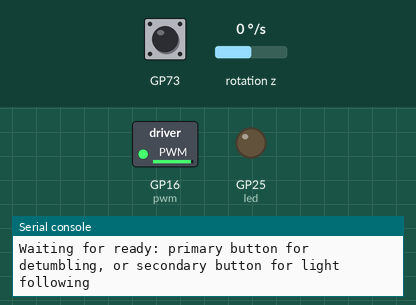
Bench run of a program on a simulated Raspberry Pi Pico running MicroPython. Shown: switched loads named in the program (green lamp = pin HIGH), output pins drawn as LEDs (lit = HIGH), the last lines printed to the serial console. Inputs (shaded band) come from the test bench; at power-on: rotation z 0 °/s.

Above: at 5.0 s.
5.1 s: BOOTSEL button pressed for 0.15 s
At 7.3 s:
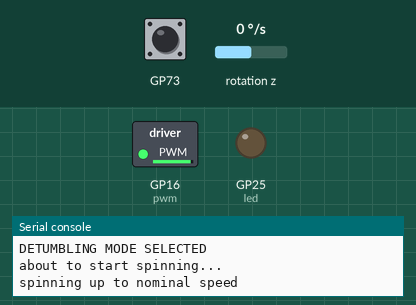
7.6 s: BOOTSEL button pressed for 1 s
At 9.2 s:
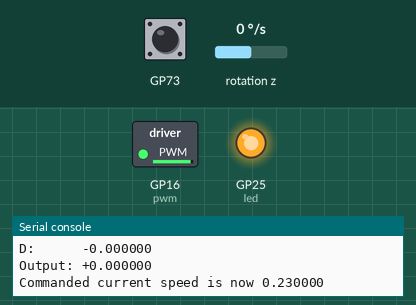
10.1 s: rotation z set to -100 °/s
At 11.0 s:
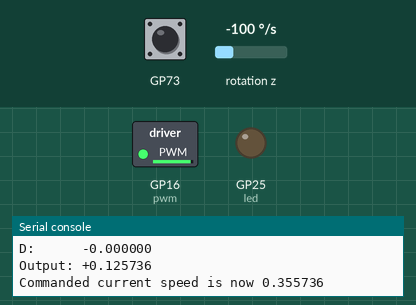
13.1 s: rotation z set to 0 °/s
At 14.0 s:
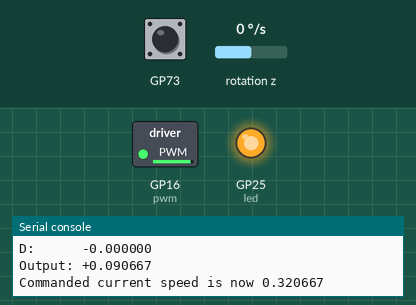
14.6 s: rotation z set to -192 °/s
At 15.6 s:
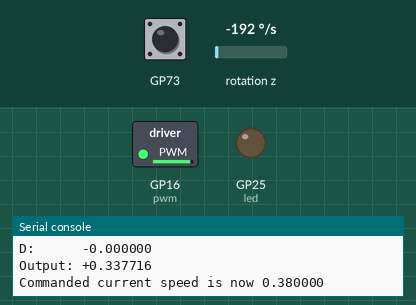
16.1 s: BOOTSEL button held down
At 17.2 s:
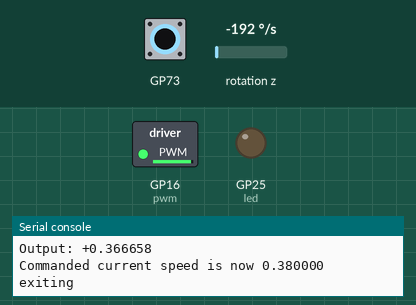
Timing chart, 0 to 18.6 s (numbered marks = the images above; inputs shaded):
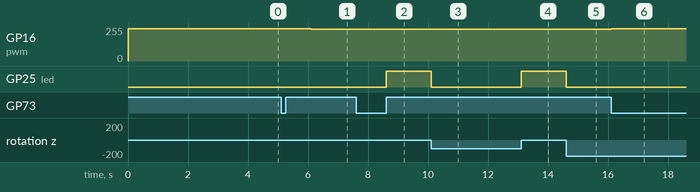

The program:

main.py
```python
from micropython import const
from machine import ADC, I2C, Pin, PWM, UART
import rp2
from time import sleep_ms, sleep_us, ticks_us, ticks_diff
from collections import deque

# initialise LED
led = Pin("LED", Pin.OUT)
led.value(0)


# note: this is not technically the correct type annotation - it should be typing.NoReturn, but installing type stubs is
# nontrivial
def flash_error_message(num_flashes: int) -> None:
    """Indicate an error code and halt execution of other code."""
    while True:
        for _ in range(num_flashes):
            led.value(1)
            sleep_ms(100)
            led.value(0)
            sleep_ms(100)
        sleep_ms(1000 - 2 * num_flashes * 100)


# configure light sensor ADC
light_sensor_1 = ADC(Pin(28))
light_sensor_2 = ADC(Pin(27))
light_sensor_3 = ADC(Pin(26))

# initialise UART controller
uart = UART(0)
uart.init(tx=Pin(12), rx=Pin(13))

# initialise PWM control for the ESC
pwm = PWM(Pin(16, Pin.OUT, pull=None), freq=50)


def set_speed(speed: float) -> None:
    """Set the ESC speed as a value from 0 to 1."""
    speed = min(1, max(0, speed))  # clip to [0, 1]
    MAX_SAFE_THROTTLE = 0.40  # just in case
    speed = min(speed, MAX_SAFE_THROTTLE)
    pwm.duty_u16(65535 - int(3260 * (1 - speed) + 6540 * speed))  # convert to a pulse ranging from 1 to 2 ms


# we need to start the PWM signal so the ESC does not complain, but we don't want the wheel to immediately start
# spinning right when the battery is connected
set_speed(0)

# IMU
IMU = const(0x69)  # I2C bus address for the IMU

# set up I2C for the IMU
i2c = I2C(0, sda=Pin(4), scl=Pin(5))
if IMU not in i2c.scan():  # IMU is needed for all modes of operation, so if it is not detected, halt execution
    flash_error_message(1)


def setup_IMU() -> None:
    """Write values to the IMU registers to configure it appropriately."""
    # Registers that only need to be written to once at startup
    REG_CONFIG = const(0x1A)
    REG_GYRO_CONFIG = const(0x1B)
    REG_ACCEL_CONFIG = const(0x1C)
    REG_ACCEL_CONFIG_2 = const(0x1D)
    REG_LP_MODE_CFG = const(0x1E)
    REG_PWR_MGMT_1 = const(0x6B)

    # disable sleep mode
    i2c.writeto_mem(IMU, REG_PWR_MGMT_1, b"\x01")

    # set values; the comments under each bit indicate the relevant parameter in the IMU datasheet
    i2c.writeto_mem(IMU, REG_CONFIG, bytes([0b0_0_000_110]))
    #                                                 +++----------- DLPF_CFG
    i2c.writeto_mem(IMU, REG_GYRO_CONFIG, bytes([0b000_00_0_00]))
    #                                                  ||   ++------ FCHOICE_B
    #                                                  ++----------- FS_SEL
    i2c.writeto_mem(IMU, REG_ACCEL_CONFIG, bytes([0b000_00_000]))
    #                                                   ++---------- ACCEL_FS_SEL
    i2c.writeto_mem(IMU, REG_ACCEL_CONFIG_2, bytes([0b00_11_1_000]))
    #                                                    || | +++--- A_DLPF_CFG
    #                                                    || +------- ACCEL_FCHOICE_B
    #                                                    ++--------- DEC2_CFG
    i2c.writeto_mem(IMU, REG_LP_MODE_CFG, bytes([0b1_000_0000]))
    #                                              | +++------------ G_AVGCFG
    #                                              +---------------- GYRO_CYCLE


setup_IMU()

# factors to convert sensor readings to physical values
# these are floats so unfortunately no const() optimisations
GYRO_FACTOR = 250 / 32768  # LSB to degrees per second
ACCEL_FACTOR = 2000 / 32768  # LSB to milli-g


def read_16_bit_signed(value: bytes) -> int:
    """Helper function to read a 2-byte signed 16-bit integer."""
    number = 256 * value[0] + value[1]
    if number >= 32768:
        return number - 65536
    return number


# Registers needed for reading the IMU values
REG_ACCEL_XOUT = const(0x3B)
REG_ACCEL_YOUT = const(0x3D)
REG_ACCEL_ZOUT = const(0x3F)
REG_GYRO_XOUT = const(0x43)
REG_GYRO_YOUT = const(0x45)
REG_GYRO_ZOUT = const(0x47)


def read_imu() -> tuple[float, float, float, float, float, float]:
    """Read all accelerometer and gyroscope values from the IMU."""
    # TODO: remove unnecessary reads (eg. accelerometer) to speed things up
    x_accel = i2c.readfrom_mem(IMU, REG_ACCEL_XOUT, 2)
    y_accel = i2c.readfrom_mem(IMU, REG_ACCEL_YOUT, 2)
    z_accel = i2c.readfrom_mem(IMU, REG_ACCEL_ZOUT, 2)

    x_gyro = i2c.readfrom_mem(IMU, REG_GYRO_XOUT, 2)
    y_gyro = i2c.readfrom_mem(IMU, REG_GYRO_YOUT, 2)
    z_gyro = i2c.readfrom_mem(IMU, REG_GYRO_ZOUT, 2)

    return (
        read_16_bit_signed(x_accel) * ACCEL_FACTOR,
        read_16_bit_signed(y_accel) * ACCEL_FACTOR,
        read_16_bit_signed(z_accel) * ACCEL_FACTOR,
        read_16_bit_signed(x_gyro) * GYRO_FACTOR,
        read_16_bit_signed(y_gyro) * GYRO_FACTOR,
        read_16_bit_signed(z_gyro) * GYRO_FACTOR,
    )


def read_imu_gyro_z() -> float:
    """Read only the z-axis rotation from the IMU. If not all values are needed this is faster."""
    z_gyro = i2c.readfrom_mem(IMU, REG_GYRO_ZOUT, 2)
    return read_16_bit_signed(z_gyro) * GYRO_FACTOR


class PID:
    """Simple class to manage the PID controller."""

    def __init__(self, Kp: float, Ki: float, Kd: float, setpoint: float, max_delta: float = 0.10) -> None:
        self.Kp = Kp
        self.Ki = Ki
        self.Kd = Kd
        self.setpoint = setpoint
        self.max_delta = max_delta
        self.use_integral_buffer = False  # by default, use the infinite integral
        self.integral_buffer = deque([0 for _ in range(25)], 25)
        self.accumulated_integral_error = 0.0
        self.last_time: int | None = None
        self.last_error: float | None = None

    def get_control_output(self, rotation_rate: float) -> float:
        """Calculate the desired throttle output as an offset from the nominal throttle for the given rotation rate."""
        # NOTE: this assumes that a positive error is associated with an increased control output
        # input: rotation rate in degrees per second
        # output: difference from nominal throttle level

        error = self.setpoint - rotation_rate
        current_time = ticks_us()
        # we need the time between calls to calculate the integral and derivative terms; special handling is therefore
        # needed for the first call
        if self.last_time is None:
            dt_integral = 0
            dt_derivative = None
        else:
            dt = ticks_diff(current_time, self.last_time) * 1e-6
            dt_integral = max(0, dt)  # ticks_diff should ensure that it is always positive, but just in case
            dt_derivative = max(1e-9, dt)  # prevent division by very small values causing large derivatives

        # proportional term
        proportional_term = self.Kp * error

        # integral term: we need to keep track of the error over time
        if self.last_error is None:
            integral_error = error * dt_integral
        else:  # average over last two error readings for hopefully a more accurate value
            integral_error = (error + self.last_error) / 2 * dt_integral

        # either use a fixed-length integral buffer, or an unbounded integral
        if self.use_integral_buffer:
            self.integral_buffer.append(integral_error)
            integral_term = self.Ki * sum(self.integral_buffer)
        else:
            self.accumulated_integral_error += integral_error
            integral_term = self.Ki * self.accumulated_integral_error

        # there are probably other, better ways to limit integral windup, but this seems to work
        integral_term = min(0.2, max(-0.2, integral_term))

        if dt_derivative is not None and self.last_error is not None:
            d_error = error - self.last_error
            derivative_term = -self.Kd * d_error / dt_derivative
        else:
            derivative_term = 0

        output = proportional_term + integral_term + derivative_term

        # for debugging when connected to a computer
        print(f"P:      {proportional_term:+.6f}")
        print(f"I:      {integral_term:+.6f}")
        print(f"D:      {derivative_term:+.6f}")
        print(f"Output: {output:+.6f}")

        self.last_error = error
        self.last_time = current_time

        return min(max(-self.max_delta, output), self.max_delta)


pid = PID(1e-3, 3e-4, 5e-5, 0.0, max_delta=0.15)
nominal_speed = 0.23

BUFFER_LENGTH = 10  # gyro readings buffer size
initial_reading = read_imu_gyro_z()
z_gyro_buffer = deque([initial_reading for _ in range(BUFFER_LENGTH)], BUFFER_LENGTH)  # fixed-length FIFO queue

print("Waiting for ready: primary button for detumbling, or secondary button for light following")
DETUMBLING_MODE = True

# create a values buffer for the light sensor values that are being read from the other chip. reusing the buffer
# reduces the latency with the cross-chip communication as the values can be read directly to the buffer without having
# to instantiate a new object each time.
light_sensor_buffer = bytearray(6)


def read_light_sensors_from_secondary() -> tuple[int, int, int]:
    """Read and decode light sensor values from the secondary pico."""
    uart.write(b"\xff")
    while not uart.any():
        sleep_us(500)
    sleep_ms(5)  # ensure that the transmission is finished
    uart.readinto(light_sensor_buffer)
    return (
        (light_sensor_buffer[0] << 8) + light_sensor_buffer[1],
        (light_sensor_buffer[2] << 8) + light_sensor_buffer[3],
        (light_sensor_buffer[4] << 8) + light_sensor_buffer[5],
    )


while True:  # determine selected mode based on which button is pressed
    if rp2.bootsel_button():
        uart.write(b"\x00")  # indicate detumbling mode
        while not uart.txdone():
            sleep_us(200)
        print("DETUMBLING MODE SELECTED")
        pid.setpoint = 0
        # set gains that perform best for detumbling
        pid.Kp = 1e-3
        pid.Ki = 3e-4
        break
    elif uart.any() and uart.read() == b"\xff":  # light-following mode
        DETUMBLING_MODE = False
        print("LIGHT-FOLLOWING MODE SELECTED")
        # set gains that work best for light following
        pid.Kp = 3e-3
        pid.Ki = 5e-4
        pid.use_integral_buffer = False
        break
    sleep_ms(5)
uart.read()  # ensure that everything is cleared

print("about to start spinning...")
sleep_ms(1000)  # slight delay after mode selection to allow the platform to be secured

print("spinning up to nominal speed")
set_speed(nominal_speed)

while True:  # wait until button is pressed to begin active control
    if rp2.bootsel_button():
        break
    sleep_ms(10)

print("waiting to begin active control...")
sleep_ms(1000)
print("beginning active control")

current_speed = nominal_speed

LIGHT_SENSOR_BUFFER_LENGTH = 50  # average the light sensor values to reduce noice
light_sensor_1_buffer = deque([0 for _ in range(LIGHT_SENSOR_BUFFER_LENGTH)], LIGHT_SENSOR_BUFFER_LENGTH)
light_sensor_2_buffer = deque([0 for _ in range(LIGHT_SENSOR_BUFFER_LENGTH)], LIGHT_SENSOR_BUFFER_LENGTH)
light_sensor_3_buffer = deque([0 for _ in range(LIGHT_SENSOR_BUFFER_LENGTH)], LIGHT_SENSOR_BUFFER_LENGTH)
light_sensor_4_buffer = deque([0 for _ in range(LIGHT_SENSOR_BUFFER_LENGTH)], LIGHT_SENSOR_BUFFER_LENGTH)
light_sensor_5_buffer = deque([0 for _ in range(LIGHT_SENSOR_BUFFER_LENGTH)], LIGHT_SENSOR_BUFFER_LENGTH)
light_sensor_6_buffer = deque([0 for _ in range(LIGHT_SENSOR_BUFFER_LENGTH)], LIGHT_SENSOR_BUFFER_LENGTH)


# values used for light-following mode
FAST_ROTATION_RATE = 30
SLOW_ROTATION_RATE = 20
FINE_ROTATION_RATE = 20


def get_desired_setpoint(light_sensor_readings: list[int]) -> float:
    """Determing the PID setpoint given the light sensor readings, in order to point the direction between LS1 and 6
    towards the light."""
    highest_light_sensor = 1
    highest_light_sensor_value = light_sensor_readings[0]
    for i, value in enumerate(light_sensor_readings[1:], start=2):
        if value > highest_light_sensor_value:
            highest_light_sensor_value = value
            highest_light_sensor = i
    if highest_light_sensor == 3:
        print(f"Max light sensor is 3, commanding {FAST_ROTATION_RATE} dps")
        return FAST_ROTATION_RATE
    elif highest_light_sensor == 4:
        print(f"Max light sensor is 4, commanding {-FAST_ROTATION_RATE} dps")
        return -FAST_ROTATION_RATE
    elif highest_light_sensor == 2:
        print(f"Max light sensor is 2, commanding {SLOW_ROTATION_RATE} dps")
        return SLOW_ROTATION_RATE
    elif highest_light_sensor == 5:
        print(f"Max light sensor is 5, commanding {-SLOW_ROTATION_RATE} dps")
        return -SLOW_ROTATION_RATE
    else:
        fraction = light_sensor_readings[5] / (light_sensor_readings[0] + light_sensor_readings[5])
        print(
            f"Fraction = {fraction}, commanded rotation rate is {FINE_ROTATION_RATE - fraction * 2 * FINE_ROTATION_RATE} dps"
        )
        return FINE_ROTATION_RATE - fraction * 2 * FINE_ROTATION_RATE


last_pid_call = ticks_us()
start = last_pid_call
last_recording = last_pid_call
pid.setpoint = 0
while True:  # main control loop
    if rp2.bootsel_button():
        print("exiting")
        set_speed(0)
        while True:
            sleep_ms(1000)

    current_rotation_rate = read_imu_gyro_z()
    if abs(pid.setpoint - current_rotation_rate) <= 0.5:  # indicate if the setpoint has been reached or not
        led.value(1)
    else:
        led.value(0)
    z_gyro_buffer.append(current_rotation_rate)

    current_time = ticks_us()

    time_since_last_pid_call_ms = ticks_diff(current_time, last_pid_call)
    if DETUMBLING_MODE:
        if time_since_last_pid_call_ms >= 100_000:  # run PID controller at 10 Hz
            last_pid_call = current_time
            averaged_input = sum(z_gyro_buffer) / BUFFER_LENGTH  # average the gyro measurements to reduce noise
            print(f"\nCalling PID with rotation rate of {averaged_input:+.4f} dps")
            diff = pid.get_control_output(averaged_input)  # call PID
            current_speed = nominal_speed + diff
            print(f"Commanded current speed is now {current_speed:.6f}")
            set_speed(current_speed)
    else:
        light_sensor_4_value, light_sensor_5_value, light_sensor_6_value = read_light_sensors_from_secondary()
        light_sensor_1_buffer.append(light_sensor_1.read_u16())
        light_sensor_2_buffer.append(light_sensor_2.read_u16())
        light_sensor_3_buffer.append(light_sensor_3.read_u16())
        light_sensor_4_buffer.append(light_sensor_4_value)
        light_sensor_5_buffer.append(light_sensor_5_value)
        light_sensor_6_buffer.append(light_sensor_6_value)
        if time_since_last_pid_call_ms >= 100_000:  # run PID controller at 10 Hz
            last_pid_call = current_time
            averaged_input = sum(z_gyro_buffer) / BUFFER_LENGTH
            pid.setpoint = get_desired_setpoint(
                [
                    sum(light_sensor_1_buffer) / LIGHT_SENSOR_BUFFER_LENGTH,
                    sum(light_sensor_2_buffer) / LIGHT_SENSOR_BUFFER_LENGTH,
                    sum(light_sensor_3_buffer) / LIGHT_SENSOR_BUFFER_LENGTH,
                    sum(light_sensor_4_buffer) / LIGHT_SENSOR_BUFFER_LENGTH,
                    sum(light_sensor_5_buffer) / LIGHT_SENSOR_BUFFER_LENGTH,
                    sum(light_sensor_6_buffer) / LIGHT_SENSOR_BUFFER_LENGTH,
                ]
            )
            diff = pid.get_control_output(averaged_input)
            current_speed = nominal_speed + diff
            set_speed(current_speed)
```

Measured:
- after the input at 5.1 s, GP16 (pwm): 242/255 → 239/255 after 1.0 s
- after the input at 7.6 s, GP25 (led): LOW → HIGH after 1.0 s
- after the input at 10.1 s, GP16 (pwm): 239/255 → 238/255 after 0.12 s, → 237/255 1.5 s later; GP25 (led): HIGH → LOW at once
- after the input at 13.1 s, GP16 (pwm): 237/255 → 238/255 at once; GP25 (led): LOW → HIGH at once
- after the input at 14.6 s, GP16 (pwm): 238/255 → 237/255 after 0.05 s; GP25 (led): HIGH → LOW at once
- after the input at 16.1 s, GP16 (pwm): 237/255 → 242/255 at once
